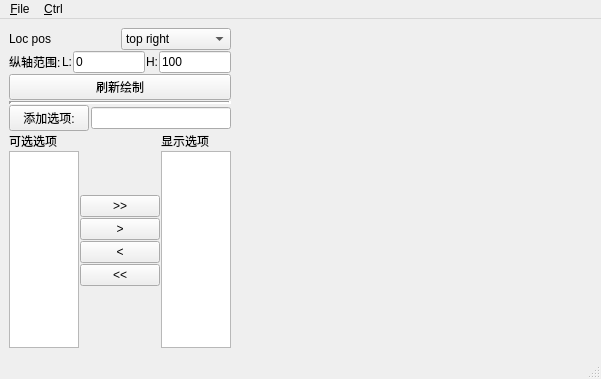
<?xml version="1.0" encoding="UTF-8"?>
<ui version="4.0">
 <class>MainWindow</class>
 <widget class="QMainWindow" name="MainWindow">
  <property name="geometry">
   <rect>
    <x>0</x>
    <y>0</y>
    <width>601</width>
    <height>379</height>
   </rect>
  </property>
  <property name="windowTitle">
   <string>MainWindow</string>
  </property>
  <widget class="QWidget" name="centralwidget">
   <property name="sizePolicy">
    <sizepolicy hsizetype="Expanding" vsizetype="Expanding">
     <horstretch>0</horstretch>
     <verstretch>0</verstretch>
    </sizepolicy>
   </property>
   <layout class="QHBoxLayout" name="horizontalLayout" stretch="1,10">
    <item>
     <layout class="QVBoxLayout" name="ctrl_layout" stretch="0,0,0,0,0,0">
      <property name="spacing">
       <number>1</number>
      </property>
      <property name="sizeConstraint">
       <enum>QLayout::SetMinAndMaxSize</enum>
      </property>
      <item>
       <layout class="QHBoxLayout" name="horizontalLayout_6">
        <item>
         <widget class="QLabel" name="label_6">
          <property name="text">
           <string>Loc pos</string>
          </property>
         </widget>
        </item>
        <item>
         <widget class="QComboBox" name="loc_pos">
          <item>
           <property name="text">
            <string>top right</string>
           </property>
          </item>
          <item>
           <property name="text">
            <string>center right</string>
           </property>
          </item>
          <item>
           <property name="text">
            <string>center left</string>
           </property>
          </item>
          <item>
           <property name="text">
            <string>top left</string>
           </property>
          </item>
          <item>
           <property name="text">
            <string>bottom right</string>
           </property>
          </item>
          <item>
           <property name="text">
            <string>bottom left</string>
           </property>
          </item>
         </widget>
        </item>
       </layout>
      </item>
      <item>
       <layout class="QHBoxLayout" name="horizontalLayout_3">
        <item>
         <widget class="QLabel" name="label_4">
          <property name="text">
           <string>纵轴范围:</string>
          </property>
         </widget>
        </item>
        <item>
         <widget class="QLabel" name="label_3">
          <property name="text">
           <string>L:</string>
          </property>
         </widget>
        </item>
        <item>
         <widget class="QLineEdit" name="lineEdit_YL">
          <property name="text">
           <string>0</string>
          </property>
         </widget>
        </item>
        <item>
         <widget class="QLabel" name="label_5">
          <property name="text">
           <string>H:</string>
          </property>
         </widget>
        </item>
        <item>
         <widget class="QLineEdit" name="lineEdit_YH">
          <property name="text">
           <string>100</string>
          </property>
         </widget>
        </item>
       </layout>
      </item>
      <item>
       <layout class="QHBoxLayout" name="horizontalLayout_5">
        <item>
         <widget class="QPushButton" name="redraw_button">
          <property name="text">
           <string>刷新绘制</string>
          </property>
         </widget>
        </item>
       </layout>
      </item>
      <item>
       <widget class="Line" name="line_2">
        <property name="lineWidth">
         <number>3</number>
        </property>
        <property name="orientation">
         <enum>Qt::Horizontal</enum>
        </property>
       </widget>
      </item>
      <item>
       <layout class="QHBoxLayout" name="horizontalLayout_2">
        <item>
         <widget class="QPushButton" name="add_item_button">
          <property name="text">
           <string>添加选项:</string>
          </property>
         </widget>
        </item>
        <item>
         <widget class="Line" name="line">
          <property name="orientation">
           <enum>Qt::Horizontal</enum>
          </property>
         </widget>
        </item>
        <item>
         <widget class="QLineEdit" name="lineEdit_itemString"/>
        </item>
       </layout>
      </item>
      <item>
       <layout class="QHBoxLayout" name="horizontalLayout_4" stretch="3,1,3">
        <item>
         <layout class="QVBoxLayout" name="verticalLayout_4">
          <item>
           <widget class="QLabel" name="label">
            <property name="text">
             <string>可选选项</string>
            </property>
           </widget>
          </item>
          <item>
           <widget class="QListWidget" name="listWidget_selects"/>
          </item>
         </layout>
        </item>
        <item>
         <layout class="QVBoxLayout" name="verticalLayout_5">
          <item>
           <spacer name="verticalSpacer">
            <property name="orientation">
             <enum>Qt::Vertical</enum>
            </property>
            <property name="sizeHint" stdset="0">
             <size>
              <width>20</width>
              <height>40</height>
             </size>
            </property>
           </spacer>
          </item>
          <item>
           <widget class="QPushButton" name="add_all">
            <property name="text">
             <string>&gt;&gt;</string>
            </property>
           </widget>
          </item>
          <item>
           <widget class="QPushButton" name="add_button">
            <property name="enabled">
             <bool>true</bool>
            </property>
            <property name="sizePolicy">
             <sizepolicy hsizetype="Minimum" vsizetype="Minimum">
              <horstretch>0</horstretch>
              <verstretch>0</verstretch>
             </sizepolicy>
            </property>
            <property name="minimumSize">
             <size>
              <width>10</width>
              <height>10</height>
             </size>
            </property>
            <property name="text">
             <string>&gt;</string>
            </property>
           </widget>
          </item>
          <item>
           <widget class="QPushButton" name="del_button">
            <property name="sizePolicy">
             <sizepolicy hsizetype="Minimum" vsizetype="Minimum">
              <horstretch>0</horstretch>
              <verstretch>0</verstretch>
             </sizepolicy>
            </property>
            <property name="minimumSize">
             <size>
              <width>10</width>
              <height>10</height>
             </size>
            </property>
            <property name="text">
             <string>&lt;</string>
            </property>
           </widget>
          </item>
          <item>
           <widget class="QPushButton" name="del_all">
            <property name="text">
             <string>&lt;&lt;</string>
            </property>
           </widget>
          </item>
          <item>
           <spacer name="verticalSpacer_2">
            <property name="orientation">
             <enum>Qt::Vertical</enum>
            </property>
            <property name="sizeHint" stdset="0">
             <size>
              <width>20</width>
              <height>40</height>
             </size>
            </property>
           </spacer>
          </item>
         </layout>
        </item>
        <item>
         <layout class="QVBoxLayout" name="verticalLayout_2">
          <item>
           <widget class="QLabel" name="label_2">
            <property name="text">
             <string>显示选项</string>
            </property>
           </widget>
          </item>
          <item>
           <widget class="QListWidget" name="listWidget_selected"/>
          </item>
         </layout>
        </item>
       </layout>
      </item>
     </layout>
    </item>
    <item>
     <layout class="QVBoxLayout" name="matplot_layout"/>
    </item>
   </layout>
  </widget>
  <widget class="QStatusBar" name="statusBar"/>
  <widget class="QMenuBar" name="menuBar">
   <property name="geometry">
    <rect>
     <x>0</x>
     <y>0</y>
     <width>601</width>
     <height>19</height>
    </rect>
   </property>
   <widget class="QMenu" name="menu_File">
    <property name="title">
     <string>&amp;File</string>
    </property>
    <addaction name="action_Open"/>
    <addaction name="actionSave_windows"/>
   </widget>
   <widget class="QMenu" name="menu_Ctrl">
    <property name="title">
     <string>&amp;Ctrl</string>
    </property>
    <addaction name="action_Show_Ctrl_layout"/>
    <addaction name="action_Hide_Ctrl_layout"/>
   </widget>
   <addaction name="menu_File"/>
   <addaction name="menu_Ctrl"/>
  </widget>
  <action name="action_Open">
   <property name="text">
    <string>&amp;Open</string>
   </property>
  </action>
  <action name="action_Show_Ctrl_layout">
   <property name="text">
    <string>&amp;Show_Ctrl_layout</string>
   </property>
  </action>
  <action name="action_Hide_Ctrl_layout">
   <property name="text">
    <string>&amp;Hide_Ctrl_layout</string>
   </property>
  </action>
  <action name="actionSave_windows">
   <property name="text">
    <string>&amp;Save windows</string>
   </property>
  </action>
 </widget>
 <resources/>
 <connections>
  <connection>
   <sender>add_button</sender>
   <signal>clicked()</signal>
   <receiver>MainWindow</receiver>
   <slot>add_button_onClick()</slot>
   <hints>
    <hint type="sourcelabel">
     <x>169</x>
     <y>206</y>
    </hint>
    <hint type="destinationlabel">
     <x>104</x>
     <y>105</y>
    </hint>
   </hints>
  </connection>
  <connection>
   <sender>del_button</sender>
   <signal>clicked()</signal>
   <receiver>MainWindow</receiver>
   <slot>del_button_onClick()</slot>
   <hints>
    <hint type="sourcelabel">
     <x>169</x>
     <y>234</y>
    </hint>
    <hint type="destinationlabel">
     <x>100</x>
     <y>242</y>
    </hint>
   </hints>
  </connection>
  <connection>
   <sender>listWidget_selects</sender>
   <signal>itemDoubleClicked(QListWidgetItem*)</signal>
   <receiver>MainWindow</receiver>
   <slot>listWidget_selects_itemDoubleClicked()</slot>
   <hints>
    <hint type="sourcelabel">
     <x>61</x>
     <y>236</y>
    </hint>
    <hint type="destinationlabel">
     <x>120</x>
     <y>66</y>
    </hint>
   </hints>
  </connection>
  <connection>
   <sender>listWidget_selected</sender>
   <signal>itemDoubleClicked(QListWidgetItem*)</signal>
   <receiver>MainWindow</receiver>
   <slot>listWidget_selected_itemDoubleClicked()</slot>
   <hints>
    <hint type="sourcelabel">
     <x>219</x>
     <y>182</y>
    </hint>
    <hint type="destinationlabel">
     <x>271</x>
     <y>195</y>
    </hint>
   </hints>
  </connection>
  <connection>
   <sender>redraw_button</sender>
   <signal>clicked()</signal>
   <receiver>MainWindow</receiver>
   <slot>update_draw()</slot>
   <hints>
    <hint type="sourcelabel">
     <x>248</x>
     <y>28</y>
    </hint>
    <hint type="destinationlabel">
     <x>110</x>
     <y>305</y>
    </hint>
   </hints>
  </connection>
  <connection>
   <sender>del_all</sender>
   <signal>clicked()</signal>
   <receiver>MainWindow</receiver>
   <slot>del_all_button_onClick()</slot>
   <hints>
    <hint type="sourcelabel">
     <x>138</x>
     <y>262</y>
    </hint>
    <hint type="destinationlabel">
     <x>150</x>
     <y>263</y>
    </hint>
   </hints>
  </connection>
  <connection>
   <sender>add_all</sender>
   <signal>clicked()</signal>
   <receiver>MainWindow</receiver>
   <slot>add_all_button_onClick()</slot>
   <hints>
    <hint type="sourcelabel">
     <x>169</x>
     <y>178</y>
    </hint>
    <hint type="destinationlabel">
     <x>159</x>
     <y>105</y>
    </hint>
   </hints>
  </connection>
  <connection>
   <sender>add_item_button</sender>
   <signal>clicked()</signal>
   <receiver>MainWindow</receiver>
   <slot>add_item_button_onClick()</slot>
   <hints>
    <hint type="sourcelabel">
     <x>68</x>
     <y>69</y>
    </hint>
    <hint type="destinationlabel">
     <x>277</x>
     <y>30</y>
    </hint>
   </hints>
  </connection>
 </connections>
 <slots>
  <slot>add_button_onClick()</slot>
  <slot>del_button_onClick()</slot>
  <slot>listWidget_selected_itemDoubleClicked()</slot>
  <slot>listWidget_selects_itemDoubleClicked()</slot>
  <slot>update_draw()</slot>
  <slot>add_all_button_onClick()</slot>
  <slot>del_all_button_onClick()</slot>
  <slot>add_item_button_onClick()</slot>
  <slot>open_file_button_onClick()</slot>
 </slots>
</ui>
